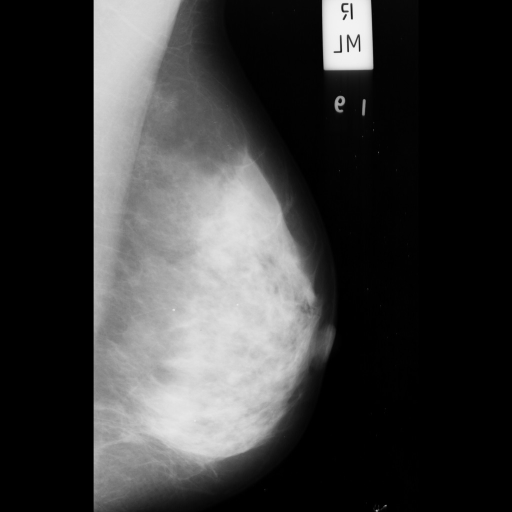
%> input picture Matlab/TT/tt2.jpg, 1024 x 1024 px (shown at 1/2 size)
$ octave detect.m   (GNU Octave 9; MATLAB toolbox functions it lacks are replaced by stand-ins)
%> lines starting %> are read from the running program, lines starting %| are printed output that depends on the picture; in (x1, y1, x2, y2) boxes, pixels count from 0 and x2, y2 are one past the last pixel; in counts of white or black regions, pixels touching at a corner belong together; the program's own positions count from 1
### Matlab/TT/filtering.m
function [imgc,props,stats]=filtering(img,many)

[rows, columns, ~] = size(img);

% melakukan morfologi
M = imfill(img,'holes');
N = bwareaopen(M,100);

% mengambil bounding box masing2 objek hasil segmentasi
[labeled, ~] = bwlabel(N,8);
stats = regionprops(labeled,'BoundingBox');

%Filter ukuran terbesar
T = bwareafilt(M,many);
T = imfill(T, 'holes');
props = regionprops(T, 'BoundingBox');

%Blur
windowWidth = 25;
blurredImage = conv2(double(T), ones(windowWidth)/windowWidth^2, 'same');
%Blur > Binary
T = blurredImage > 0.5;

%Filter di gambar asli
imgc = img;
for ro = 1:rows-1
    for col = 1:columns-1
        if T(ro,col) == 0
            imgc(ro,col) = 0;
        end
    end
end

%crop sesuai dengan yang nilainya 1

end

### Matlab/TT/pdf/detect.m
clc; clear; close all; warning off all;

% membaca citra
asli = imread('tt2.jpg');
%> asli is the input picture: size 1024x1024 uint8; min 0, max 248, mean 59.5
[rowa, cola, ~] = size(asli);
%> rowa = 1024; cola = 1024
img = imcrop(asli,[0 2 rowa-1 cola]);
[rows, columns, numberOfColorChannels] = size(img);
%> rows = 1023; columns = 1023; numberOfColorChannels = 1
%figure,imshow(img);
L = imbinarize(img,0.1);
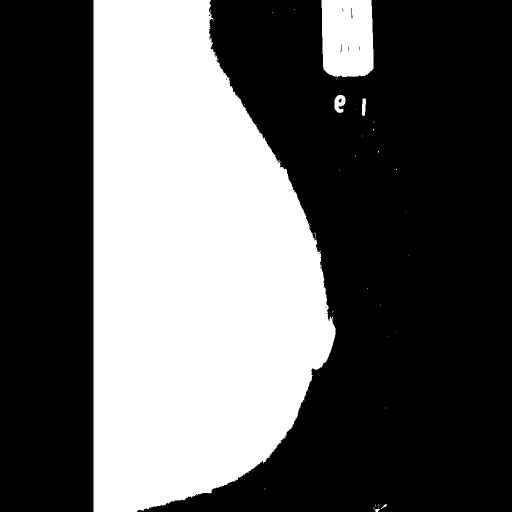
%> L: size 1023x1023 logical (shown at 1/2 size); 37.2% white; 40 white regions (34 under 20 px), largest, box (x1, y1, x2, y2) and area: (187, 0, 671, 1023) 373348, (643, 0, 747, 156) 15081, (669, 190, 691, 226) 539, (723, 197, 732, 232) 232, (747, 1015, 759, 1023) 42, (762, 1008, 774, 1018) 41

% melakukan morfologi
M = imfill(L,'holes');
N = bwareaopen(M,100);
%> N: size 1023x1023 logical; 37.2% white; 4 white regions

% mengambil bounding box masing2 objek hasil segmentasi
[labeled, numObjects] = bwlabel(N,8);
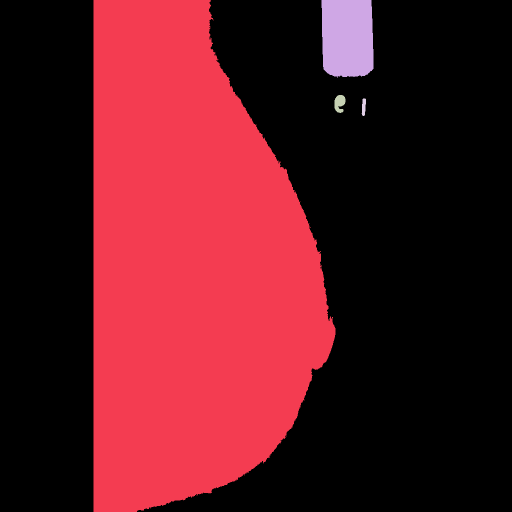
%> labeled: size 1023x1023 double (shown at 1/2 size); 5 distinct labels, from 0 to 4; one colour per label, 0 black
%> numObjects = 4
stats = regionprops(labeled,'BoundingBox');
%> stats = 4 regions; box (x1, y1, x2, y2): (187, 0, 671, 1023), (643, 0, 747, 156), (669, 190, 691, 226), (723, 197, 732, 232)

%Filter ukuran terbesar
T = bwareafilt(M,1);
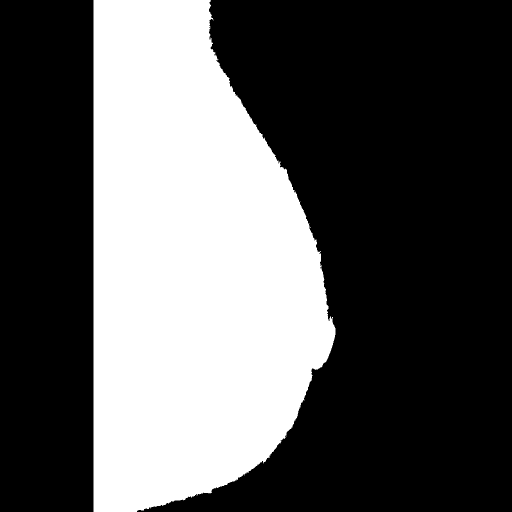
%> T: size 1023x1023 logical (shown at 1/2 size); 35.7% white; 1 white region
T = imfill(T, 'holes');
props = regionprops(T, 'BoundingBox');
%> props = 1 region; box (x1, y1, x2, y2): (187, 0, 671, 1023)

%Blur
windowWidth = 25;
blurredImage = conv2(double(T), ones(windowWidth)/windowWidth^2, 'same');
%Blur > Binary
T = blurredImage > 0.5;
%> T: size 1023x1023 logical; 35.7% white; 1 white region, box (x1, y1, x2, y2) and area: (187, 0, 670, 1023) 373146

%Filter di gambar asli
imgc = img;
for ro = 1:rows-1
    for col = 1:columns-1
        if T(ro,col) == 0
            imgc(ro,col) = 0;
        end
    end
end
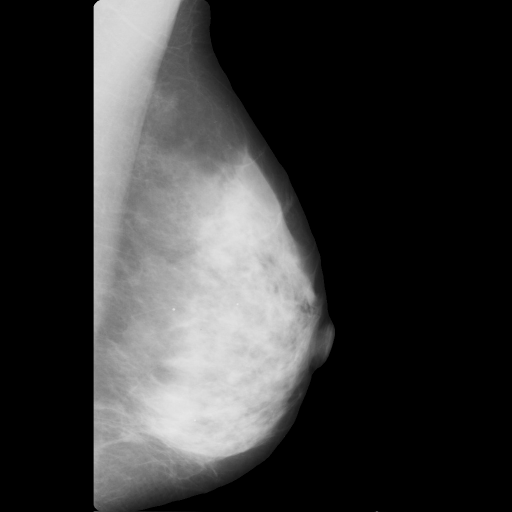
%> imgc: size 1023x1023 uint8 (shown at 1/2 size); min 0, max 234, mean 55.6

%crop sesuai dengan yang nilainya 1
imgc = imcrop(imgc, props.BoundingBox);
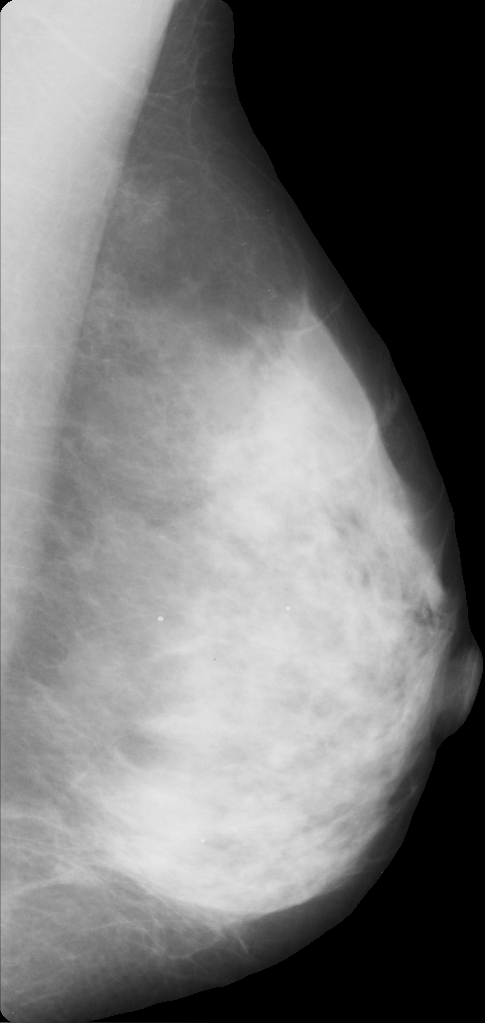
%> imgc: size 1023x485 uint8; min 0, max 234, mean 117.2

thresh = filtering(im2bw(imread('tt3.jpg'),0.8));
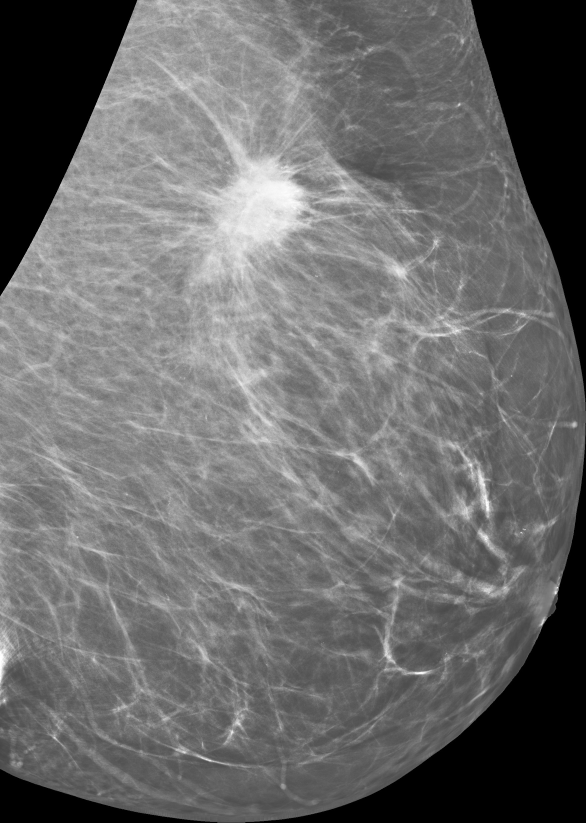
%> input picture Matlab/TT/tt3.jpg, 1758 x 2467 px (shown at 1/3 size)
%> in filtering, `M = imfill(img,'holes');`: M: size 2467x1758 logical; 1.5% white; 1078 white regions (1012 under 20 px), largest, box (x1, y1, x2, y2) and area: (604, 469, 928, 838) 53014, (619, 748, 670, 805) 1305, (0, 1931, 21, 2048) 1151
%> in filtering, `N = bwareaopen(M,100);`:
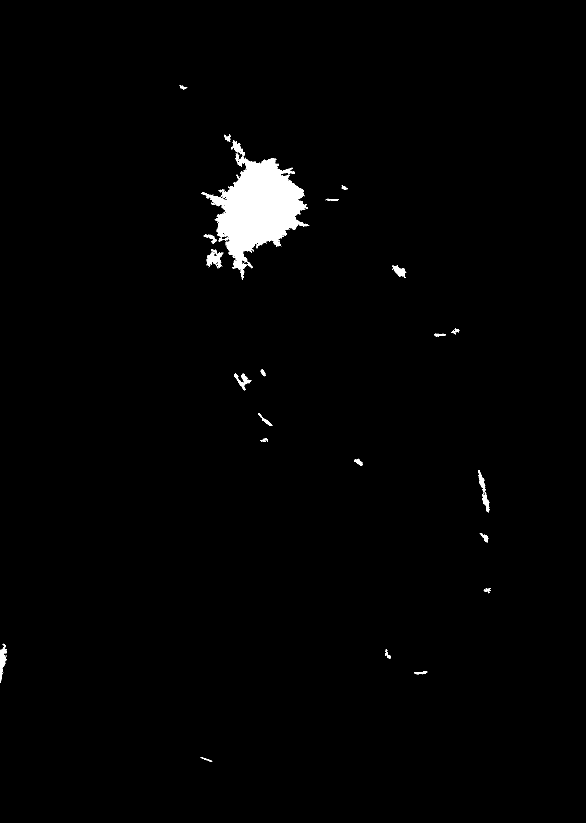
%> N: size 2467x1758 logical (shown at 1/3 size); 1.4% white; 25 white regions
%> in filtering, `[labeled, ~] = bwlabel(N,8);`: labeled: size 2467x1758 double; 26 distinct labels, from 0 to 25
%> in filtering, `stats = regionprops(labeled,'BoundingBox');`: stats = 25 regions; largest, box (x1, y1, x2, y2): (604, 469, 928, 838), (619, 748, 670, 805), (702, 1119, 754, 1171), (0, 1931, 21, 2048), (693, 421, 734, 469)
%> the run ends on the next line
